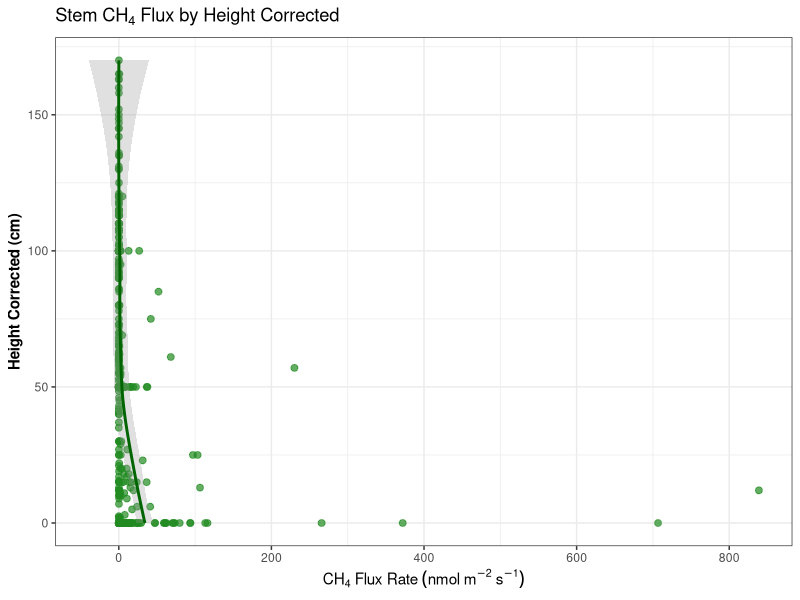
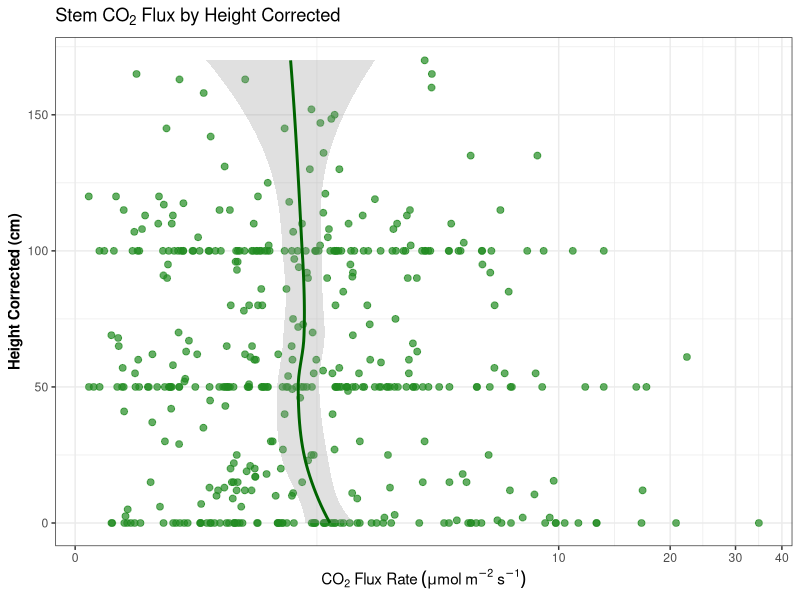
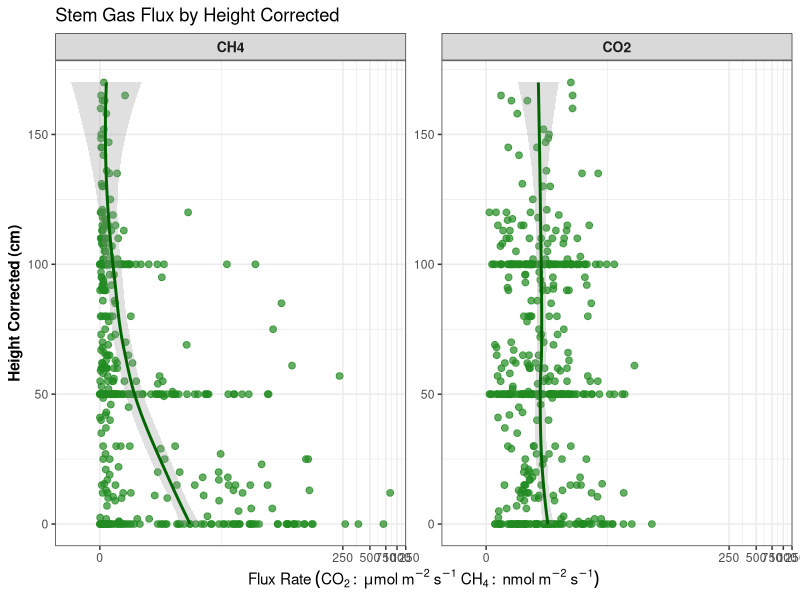
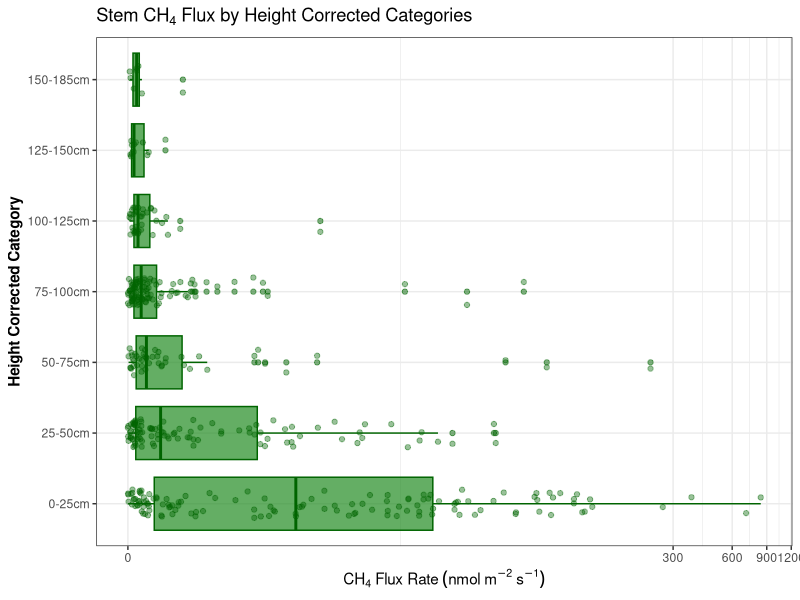
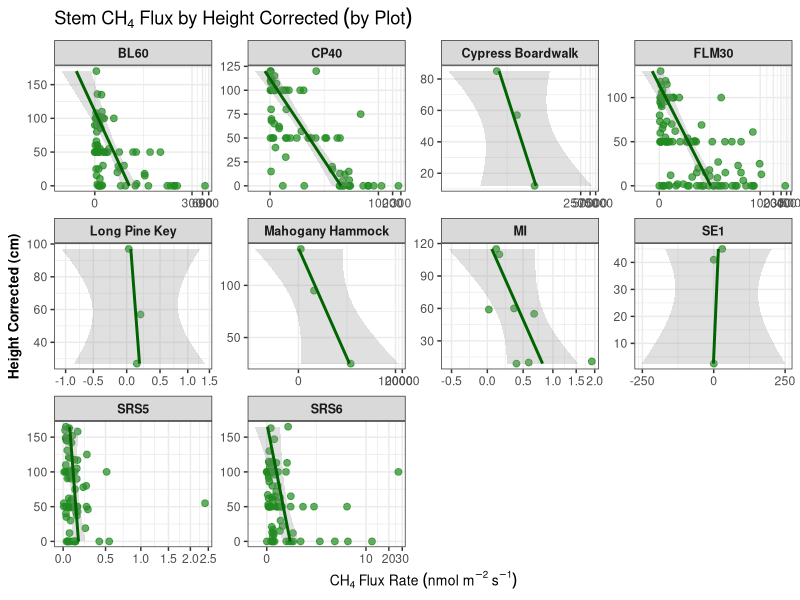
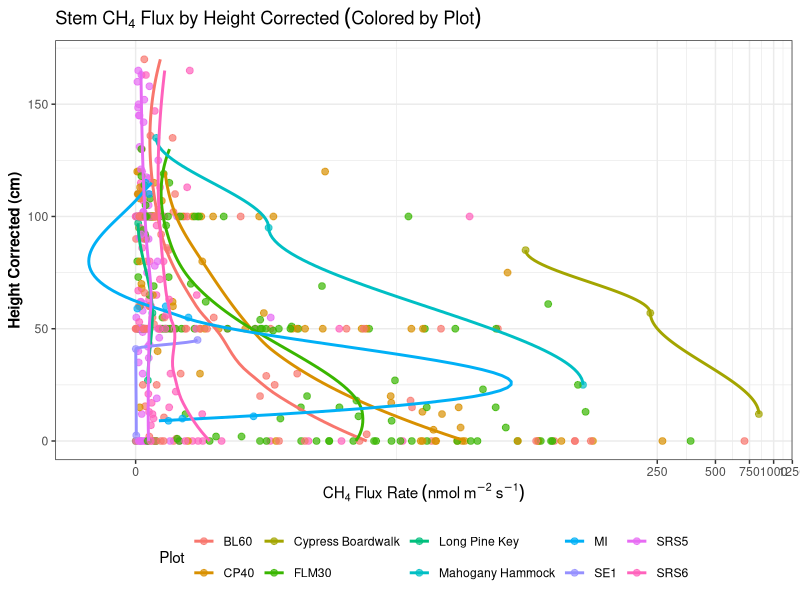
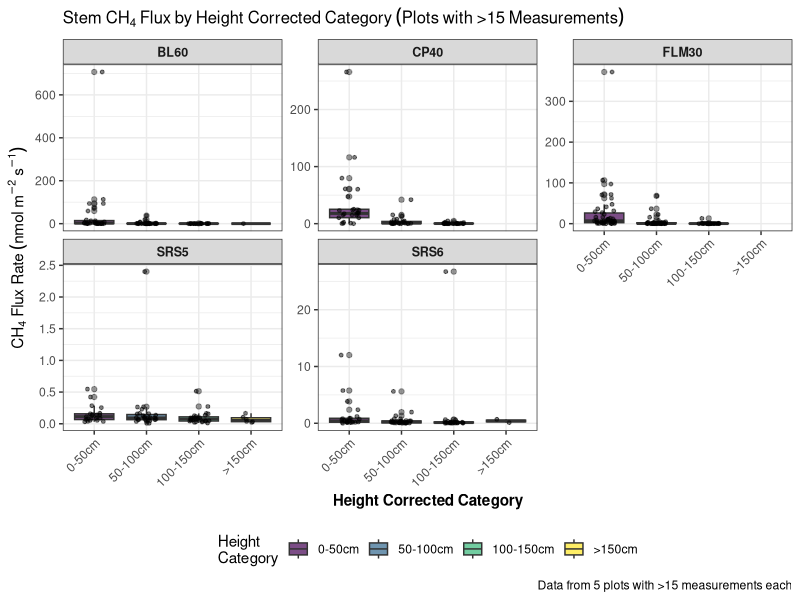
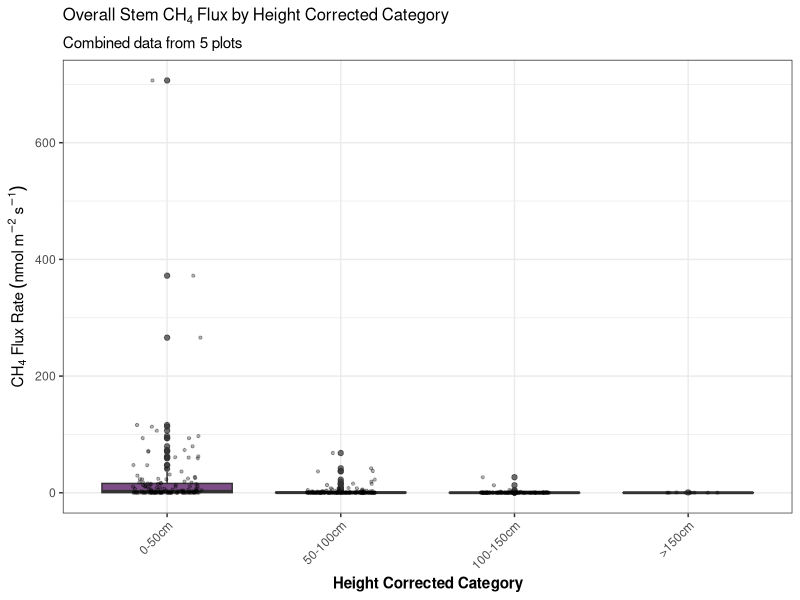

Write the R code that produced these figures, in order.
# Load required libraries
library(dplyr)
library(ggplot2)
library(tidyverse)

# Read the data (assumes you have this loaded)
df <- read.csv("output/combined_gas_flux_dataset.csv")

# First, let's check what the height_corrected values look like
print("Sample height_corrected values (character):")
print(head(df$height_corrected[df$component == "stem"], 20))

# Filter for stems only and convert height_corrected to numeric, filtering out negative heights
stem_data <- df %>%
  filter(component == "stem",
         !is.na(CH4_best.flux), 
         !is.na(CO2_best.flux),
         !is.na(height_corrected)) %>%  # Check for non-missing height_corrected first
  mutate(height_corrected_numeric = as.numeric(height_corrected)) %>%  # Convert height_corrected to numeric
  filter(!is.na(height_corrected_numeric),  # Remove rows where height_corrected conversion failed
         height_corrected_numeric >= 0,      # Filter out negative and zero heights
         CH4_best.flux >= 0,
         CO2_best.flux >= 0) %>%
  select(-height_corrected) %>%  # Remove original height_corrected column
  rename(height_corrected = height_corrected_numeric)  # Rename numeric version to height_corrected

# Check for any remaining negative heights (quality control)
print("Checking for negative heights after filtering:")
print(paste("Minimum height_corrected:", min(stem_data$height_corrected, na.rm = TRUE)))
print(paste("Any negative heights remaining?", any(stem_data$height_corrected < 0, na.rm = TRUE)))

# Filter to include only plots with 3 or more measurements
plot_counts <- stem_data %>%
  count(plot) %>%
  filter(n >= 3)

print("Plots with 3+ measurements:")
print(plot_counts)

# Filter stem_data to only include plots with sufficient measurements
stem_data <- stem_data %>%
  filter(plot %in% plot_counts$plot)

# Check the height_corrected data structure after conversion and filtering
print("Height corrected data summary for stems after conversion and filtering:")
print(summary(stem_data$height_corrected))
print("Number of stem measurements:")
print(nrow(stem_data))
print("Final plots with stem data:")
print(table(stem_data$plot))

# Define color for stems
stem_color <- "#228B22"  # Forest green

# Re-run just the CH4 plot
p_ch4_height <- stem_data %>%
  ggplot(aes(x = height_corrected, y = CH4_best.flux)) +
  geom_point(alpha = 0.7, size = 2, color = stem_color) +
  geom_smooth(method = "loess", se = TRUE, alpha = 0.3, color = "darkgreen", span = 0.8) +
  #scale_y_continuous(trans = "asinh") +
  coord_flip() +
  labs(
    title = expression(Stem~CH[4]~Flux~by~Height~Corrected),
    x = "Height Corrected (cm)",
    y = expression(CH[4]~Flux~Rate~(nmol~m^-2~s^-1))
  ) +
  theme_bw() +
  theme(
    axis.title = element_text(size = 11, face = "bold")
  )

print(p_ch4_height)
ggsave("output/figures/stem_ch4_vs_height.png", p_ch4_height, width = 8, height = 6, dpi = 300)

# 2. CO2 Flux by Height Corrected - Scatter plot for stems (height_corrected on y-axis after coord_flip)
p_co2_height <- stem_data %>%
  ggplot(aes(x = height_corrected, y = CO2_best.flux)) +
  geom_point(alpha = 0.7, size = 2, color = stem_color) +
  geom_smooth(method = "loess", se = TRUE, alpha = 0.3, color = "darkgreen", span = 0.8) +
  scale_y_continuous(trans = "asinh") +
  coord_flip() +
  labs(
    title = expression(Stem~CO[2]~Flux~by~Height~Corrected),
    x = "Height Corrected (cm)",
    y = expression(CO[2]~Flux~Rate~(mu*mol~m^-2~s^-1))
  ) +
  theme_bw() +
  theme(
    axis.title = element_text(size = 11, face = "bold")
  )

print(p_co2_height)
ggsave("output/figures/stem_co2_vs_height.png", p_co2_height, width = 8, height = 6, dpi = 300)

# 3. Combined CH4 and CO2 flux by height_corrected for stems (using coord_flip with less sensitive loess)
# Reshape data for combined plot
stem_combined <- stem_data %>%
  select(height_corrected, plot, month_year, CH4_best.flux, CO2_best.flux) %>%
  pivot_longer(cols = c(CH4_best.flux, CO2_best.flux), 
               names_to = "gas_type", 
               values_to = "flux_value") %>%
  mutate(gas_type = case_when(
    gas_type == "CH4_best.flux" ~ "CH4",
    gas_type == "CO2_best.flux" ~ "CO2"
  ))

p_combined_height <- stem_combined %>%
  ggplot(aes(x = height_corrected, y = flux_value)) +
  geom_point(alpha = 0.7, size = 2, color = stem_color) +
  geom_smooth(method = "loess", se = TRUE, alpha = 0.3, color = "darkgreen", span = 0.8) +
  facet_wrap(~gas_type, scales = "free_y") +
  scale_y_continuous(trans = "asinh") +
  coord_flip() +
  labs(
    title = "Stem Gas Flux by Height Corrected",
    x = "Height Corrected (cm)",
    y = expression(Flux~Rate~(CO[2]:~mu*mol~m^-2~s^-1~CH[4]:~nmol~m^-2~s^-1))
  ) +
  theme_bw() +
  theme(
    axis.title = element_text(size = 11, face = "bold"),
    strip.text = element_text(size = 10, face = "bold")
  )

print(p_combined_height)
ggsave("output/figures/stem_combined_flux_vs_height.png", p_combined_height, width = 10, height = 6, dpi = 300)

# 4. Height corrected binned analysis for stems (filter out NA height_corrected categories)
# Create height_corrected bins appropriate for 0-185 cm range
stem_data_binned <- stem_data %>%
  mutate(height_bin = cut(height_corrected, 
                          breaks = c(0, 25, 50, 75, 100, 125, 150, 185),
                          labels = c("0-25cm", "25-50cm", "50-75cm", "75-100cm", "100-125cm", "125-150cm", "150-185cm"),
                          include.lowest = TRUE)) %>%
  filter(!is.na(height_bin))  # Remove NA height_corrected categories

p_height_bins <- stem_data_binned %>%
  ggplot(aes(x = height_bin, y = CH4_best.flux)) +
  geom_boxplot(alpha = 0.7, outlier.alpha = 0.5, fill = stem_color, color = "darkgreen") +
  geom_jitter(alpha = 0.4, size = 1.5, width = 0.2, color = "darkgreen") +
  scale_y_continuous(trans = "asinh") +
  coord_flip() +
  labs(
    title = expression(Stem~CH[4]~Flux~by~Height~Corrected~Categories),
    x = "Height Corrected Category",
    y = expression(CH[4]~Flux~Rate~(nmol~m^-2~s^-1))
  ) +
  theme_bw() +
  theme(
    axis.title = element_text(size = 11, face = "bold")
  )

print(p_height_bins)
ggsave("output/figures/stem_ch4_height_bins.png", p_height_bins, width = 8, height = 6, dpi = 300)

# 5. Faceted by plot for stems (using less sensitive loess)
p_height_faceted <- stem_data %>%
  ggplot(aes(x = height_corrected, y = CH4_best.flux)) +
  geom_point(alpha = 0.7, size = 2, color = stem_color) +
  geom_smooth(method = "lm", se = TRUE, alpha = 0.3, color = "darkgreen") +
  facet_wrap(~plot, scales = "free") +
  scale_y_continuous(trans = "asinh") +
  coord_flip() +
  labs(
    title = expression(Stem~CH[4]~Flux~by~Height~Corrected~(by~Plot)),
    x = "Height Corrected (cm)",
    y = expression(CH[4]~Flux~Rate~(nmol~m^-2~s^-1))
  ) +
  theme_bw() +
  theme(
    axis.title = element_text(size = 10, face = "bold"),
    strip.text = element_text(size = 9, face = "bold")
  )

print(p_height_faceted)
ggsave("output/figures/stem_ch4_faceted_by_plot.png", p_height_faceted, width = 12, height = 8, dpi = 300)

# 6. Stem flux by height_corrected colored by plot (using less sensitive loess)
p_height_by_plot <- stem_data %>%
  ggplot(aes(x = height_corrected, y = CH4_best.flux, color = plot)) +
  geom_point(alpha = 0.7, size = 2) +
  geom_smooth(method = "loess", se = FALSE, alpha = 0.8, span = 0.8) +
  scale_y_continuous(trans = "asinh") +
  coord_flip() +
  labs(
    title = expression(Stem~CH[4]~Flux~by~Height~Corrected~(Colored~by~Plot)),
    x = "Height Corrected (cm)",
    y = expression(CH[4]~Flux~Rate~(nmol~m^-2~s^-1)),
    color = "Plot"
  ) +
  theme_bw() +
  theme(
    axis.title = element_text(size = 11, face = "bold"),
    legend.position = "bottom"
  )

print(p_height_by_plot)
ggsave("output/figures/stem_ch4_colored_by_plot.png", p_height_by_plot, width = 8, height = 6, dpi = 300)

# Summary statistics by height_corrected ranges for stems
height_summary <- stem_data_binned %>%
  group_by(height_bin) %>%
  summarise(
    n = n(),
    mean_height_corrected = mean(height_corrected, na.rm = TRUE),
    mean_ch4 = mean(CH4_best.flux, na.rm = TRUE),
    median_ch4 = median(CH4_best.flux, na.rm = TRUE),
    sd_ch4 = sd(CH4_best.flux, na.rm = TRUE),
    mean_co2 = mean(CO2_best.flux, na.rm = TRUE),
    median_co2 = median(CO2_best.flux, na.rm = TRUE),
    sd_co2 = sd(CO2_best.flux, na.rm = TRUE),
    .groups = 'drop'
  )

print("Summary statistics by height_corrected category for stems:")
print(height_summary)

# Correlation analysis for stems
correlation_results <- stem_data %>%
  summarise(
    ch4_height_corrected_cor = cor(height_corrected, asinh(CH4_best.flux), use = "complete.obs"),
    co2_height_corrected_cor = cor(height_corrected, asinh(CO2_best.flux), use = "complete.obs"),
    ch4_height_corrected_cor_linear = cor(height_corrected, CH4_best.flux, use = "complete.obs"),
    co2_height_corrected_cor_linear = cor(height_corrected, CO2_best.flux, use = "complete.obs"),
    n_obs = n()
  )

print("Correlation between height_corrected and flux for stems:")
print(correlation_results)

# Correlation by plot (only for plots with 5+ observations for reliable correlations)
correlation_by_plot <- stem_data %>%
  group_by(plot) %>%
  summarise(
    ch4_height_corrected_cor = cor(height_corrected, asinh(CH4_best.flux), use = "complete.obs"),
    co2_height_corrected_cor = cor(height_corrected, asinh(CO2_best.flux), use = "complete.obs"),
    n_obs = n(),
    .groups = 'drop'
  ) %>%
  filter(n_obs >= 5)  # Only show plots with at least 5 observations for reliable correlations

print("Correlation between height_corrected and flux by plot (plots with 5+ observations):")
print(correlation_by_plot)







# Load required libraries
library(dplyr)
library(ggplot2)
library(scales)  # For log scale labels

# Create height_corrected categories with your specified bins
stem_data_categorized <- stem_data %>%
  mutate(
    height_category = case_when(
      height_corrected >= 0 & height_corrected < 50 ~ "0-50cm",
      height_corrected >= 50 & height_corrected < 100 ~ "50-100cm", 
      height_corrected >= 100 & height_corrected < 150 ~ "100-150cm",
      height_corrected >= 150 ~ ">150cm",
      TRUE ~ NA_character_
    ),
    # Convert to factor with proper ordering
    height_category = factor(height_category, 
                             levels = c("0-50cm", "50-100cm", "100-150cm", ">150cm"))
  ) %>%
  # Remove rows with missing height_corrected categories
  filter(!is.na(height_category))

# Filter for plots with >15 measurements
plots_with_sufficient_data <- stem_data_categorized %>%
  count(plot) %>%
  filter(n > 15) %>%
  pull(plot)

# Filter the data to only include plots with >15 measurements
stem_data_final <- stem_data_categorized %>%
  filter(plot %in% plots_with_sufficient_data)

# Check how many plots and measurements we have
cat("Plots with >15 measurements:", length(plots_with_sufficient_data), "\n")
cat("Total measurements in filtered data:", nrow(stem_data_final), "\n")

# Create the faceted plot
p_stem_flux_faceted <- stem_data_final %>%
  ggplot(aes(x = height_category, y = CH4_best.flux)) +
  geom_boxplot(aes(fill = height_category), alpha = 0.7, outlier.alpha = 0.5) +
  geom_jitter(width = 0.2, alpha = 0.5, size = 1) +
  facet_wrap(~ plot, scales = "free_y", ncol = 3) +
  scale_fill_viridis_d(name = "Height\nCategory") +
  labs(
    title = expression(Stem~CH[4]~Flux~by~Height~Corrected~Category~(Plots~with~">15"~Measurements)),
    x = "Height Corrected Category",
    y = expression(CH[4]~Flux~Rate~(nmol~m^-2~s^-1)),
    caption = paste("Data from", length(plots_with_sufficient_data), "plots with >15 measurements each")
  ) +
  theme_bw() +
  theme(
    axis.text.x = element_text(angle = 45, hjust = 1),
    axis.title = element_text(size = 11, face = "bold"),
    plot.title = element_text(size = 12, face = "bold"),
    strip.text = element_text(size = 9, face = "bold"),
    legend.position = "bottom"
  )

print(p_stem_flux_faceted)
ggsave("output/figures/stem_ch4_height_category_boxplot.png", p_stem_flux_faceted, width = 12, height = 8, dpi = 300)

# Summary statistics by height_corrected category and plot
summary_stats <- stem_data_final %>%
  group_by(plot, height_category) %>%
  summarise(
    n = n(),
    mean_flux = mean(CH4_best.flux, na.rm = TRUE),
    median_flux = median(CH4_best.flux, na.rm = TRUE),
    sd_flux = sd(CH4_best.flux, na.rm = TRUE),
    .groups = "drop"
  )

print("Summary statistics by plot and height_corrected category:")
print(summary_stats)

# Optional: Create a summary plot showing overall patterns across height_corrected categories
p_overall_summary <- stem_data_final %>%
  ggplot(aes(x = height_category, y = CH4_best.flux)) +
  geom_boxplot(aes(fill = height_category), alpha = 0.7) +
  geom_jitter(width = 0.2, alpha = 0.3, size = 0.8) +
  scale_fill_viridis_d(name = "Height\nCategory") +
  labs(
    title = expression(Overall~Stem~CH[4]~Flux~by~Height~Corrected~Category),
    x = "Height Corrected Category", 
    y = expression(CH[4]~Flux~Rate~(nmol~m^-2~s^-1)),
    subtitle = paste("Combined data from", length(plots_with_sufficient_data), "plots")
  ) +
  theme_bw() +
  theme(
    axis.text.x = element_text(angle = 45, hjust = 1),
    axis.title = element_text(size = 11, face = "bold"),
    plot.title = element_text(size = 12, face = "bold"),
    legend.position = "none"
  )

print(p_overall_summary)
ggsave("output/figures/stem_ch4_height_category_overall.png", p_overall_summary, width = 8, height = 6, dpi = 300)



# Load required libraries
library(dplyr)
library(ggplot2)
library(scales)  # For log scale labels

# Create height_corrected categories with your specified bins
stem_data_categorized <- stem_data %>%
  mutate(
    height_category = case_when(
      height_corrected >= 0 & height_corrected < 50 ~ "0-50cm",
      height_corrected >= 50 & height_corrected < 100 ~ "50-100cm", 
      height_corrected >= 100 & height_corrected < 150 ~ "100-150cm",
      height_corrected >= 150 ~ ">150cm",
      TRUE ~ NA_character_
    ),
    # Convert to factor with proper ordering
    height_category = factor(height_category, 
                             levels = c("0-50cm", "50-100cm", "100-150cm", ">150cm"))
  ) %>%
  # Remove rows with missing height_corrected categories
  filter(!is.na(height_category))

# Filter for plots with >15 measurements
plots_with_sufficient_data <- stem_data_categorized %>%
  count(plot) %>%
  filter(n > 15) %>%
  pull(plot)

# Filter the data to only include plots with >15 measurements
stem_data_final <- stem_data_categorized %>%
  filter(plot %in% plots_with_sufficient_data)

# Check how many plots and measurements we have
cat("Plots with >15 measurements:", length(plots_with_sufficient_data), "\n")
cat("Total measurements in filtered data:", nrow(stem_data_final), "\n")

# Create the faceted plot with height_corrected on y-axis and log scale for flux
p_stem_flux_faceted <- stem_data_final %>%
  ggplot(aes(x = CH4_best.flux, y = height_category)) +
  geom_boxplot(aes(fill = height_category), alpha = 0.7, outlier.alpha = 0.5) +
  geom_jitter(height = 0.2, alpha = 0.5, size = 1) +
  facet_wrap(~ plot, scales = "free_x", ncol = 3) +
  scale_x_continuous(trans = "asinh", breaks = c(0, 0.1, 1, 10, 100, 1000)) +
  scale_fill_viridis_d(name = "Height\nCategory") +
  labs(
    title = expression(Stem~CH[4]~Flux~by~Height~Corrected~Category~(Plots~with~">15"~Measurements)),
    y = "Height Corrected Category",
    x = expression(CH[4]~Flux~Rate~(nmol~m^-2~s^-1)~-~Asinh~Scale),
    caption = paste("Data from", length(plots_with_sufficient_data), "plots with >15 measurements each")
  ) +
  theme_bw() +
  theme(
    axis.title = element_text(size = 11, face = "bold"),
    plot.title = element_text(size = 12, face = "bold"),
    strip.text = element_text(size = 9, face = "bold"),
    legend.position = "bottom"
  )

print(p_stem_flux_faceted)
ggsave("output/figures/stem_ch4_height_category_asinh.png", p_stem_flux_faceted, width = 12, height = 8, dpi = 300)


# Create the faceted plot — clean version (no title)
p_stem_flux_clean <- stem_data_final %>%
  ggplot(aes(x = CH4_best.flux, y = height_category)) +
  geom_boxplot(aes(fill = height_category), alpha = 0.7, outlier.alpha = 0.5) +
  geom_jitter(height = 0.2, alpha = 0.5, size = 1) +
  facet_wrap(~ plot, ncol = 3) +
  scale_x_continuous(trans = "asinh", breaks = c(0, 0.1, 1, 10, 100, 1000)) +
  scale_fill_viridis_d(name = "Height\nCategory") +
  labs(
    #title = expression(Stem~CH[4]~Flux~by~Height~Corrected~Category~(Plots~with~">15"~Measurements)),
    y = "Height Corrected Category",
    x = expression(CH[4]~Flux~Rate~(nmol~m^-2~s^-1)~-~Asinh~Scale),
    #caption = paste("Data from", length(plots_with_sufficient_data), "plots with >15 measurements each")
  ) +
  theme_bw() +
  theme(
    axis.title = element_text(size = 11, face = "bold"),
    plot.title = element_text(size = 12, face = "bold"),
    strip.text = element_text(size = 9, face = "bold"),
    legend.position = "none"
  )

print(p_stem_flux_clean)
ggsave("output/figures/stem_ch4_height_category_clean.png", p_stem_flux_clean, width = 12, height = 8, dpi = 300)

# Summary statistics by height_corrected category and plot
summary_stats <- stem_data_final %>%
  group_by(plot, height_category) %>%
  summarise(
    n = n(),
    mean_flux = mean(CH4_best.flux, na.rm = TRUE),
    median_flux = median(CH4_best.flux, na.rm = TRUE),
    sd_flux = sd(CH4_best.flux, na.rm = TRUE),
    .groups = "drop"
  )

print("Summary statistics by plot and height_corrected category:")
print(summary_stats)

# Optional: Create a summary plot showing overall patterns across height_corrected categories
p_overall_summary <- stem_data_final %>%
  ggplot(aes(x = CH4_best.flux, y = height_category)) +
  geom_boxplot(aes(fill = height_category), alpha = 0.7) +
  geom_jitter(height = 0.2, alpha = 0.3, size = 0.8) +
  scale_x_continuous(trans = "asinh", breaks = c(0, 0.1, 1, 10, 100, 1000)) +
  scale_fill_viridis_d(name = "Height\nCategory") +
  labs(
    title = expression(Overall~Stem~CH[4]~Flux~by~Height~Corrected~Category),
    y = "Height Corrected Category", 
    x = expression(CH[4]~Flux~Rate~(nmol~m^-2~s^-1)~-~Asinh~Scale),
    subtitle = paste("Combined data from", length(plots_with_sufficient_data), "plots")
  ) +
  theme_bw() +
  theme(
    axis.title = element_text(size = 11, face = "bold"),
    plot.title = element_text(size = 12, face = "bold"),
    legend.position = "none"
  )

print(p_overall_summary)


# Optional: Create a summary plot showing overall patterns across height_corrected categories
p_overall_summary <- stem_data_final %>%
  ggplot(aes(x = CH4_best.flux, y = height_category)) +
  geom_boxplot(aes(fill = height_category), alpha = 0.7) +
  geom_jitter(height = 0.2, alpha = 0.3, size = 0.8) +
  scale_x_continuous(trans = "asinh", breaks = c(0, 0.1, 1, 10, 100, 1000)) +
  #xlim(-1, 100)+
  scale_fill_viridis_d(name = "Height\nCategory") +
  labs(
    title = expression(Overall~Stem~CH[4]~Flux~by~Height~Corrected~Category),
    y = "Height Corrected Category", 
    x = expression(CH[4]~Flux~Rate~(nmol~m^-2~s^-1)~-~Asinh~Scale),
    subtitle = paste("Combined data from", length(plots_with_sufficient_data), "plots")
  ) +
  theme_bw() +
  theme(
    axis.title = element_text(size = 11, face = "bold"),
    plot.title = element_text(size = 12, face = "bold"),
    legend.position = "none"
  )

print(p_overall_summary)








# Load required libraries
library(dplyr)
library(ggplot2)
library(ggridges)
library(scales)

# Create site bins and filter data
stem_data_ridge <- stem_data_final %>%
  mutate(
    site_bin = case_when(
      plot %in% c("SRS5", "SRS6") ~ "healthy",
      plot %in% c("BL60") ~ "regenerating", 
      plot %in% c("FLM30", "CP40") ~ "ghost",
      TRUE ~ NA_character_
    )
  ) %>%
  # Filter to only include the specified sites
  filter(!is.na(site_bin)) %>%
  # Convert site_bin to factor with desired order
  mutate(site_bin = factor(site_bin, levels = c("healthy", "regenerating", "ghost")))

# Create ridge plot
p_ridge_by_site <- stem_data_ridge %>%
  ggplot(aes(x = CH4_best.flux, y = height_category, fill = site_bin)) +
  geom_density_ridges(alpha = 0.7, scale = 0.9, bandwidth = 0.5) +
  scale_x_continuous(trans = "asinh", breaks = c(0, 0.1, 1, 10, 100, 1000)) +
  scale_fill_manual(values = c("healthy" = "#228B22", "regenerating" = "#808080", "ghost" = "#8B4513"), 
                    name = "Site\nCondition") +
  labs(
    title = expression(Stem~CH[4]~Flux~Distribution~by~Height~Corrected~Category~and~Site~Condition),
    y = "Height Corrected Category", 
    x = expression(CH[4]~Flux~Rate~(nmol~m^-2~s^-1)~-~Asinh~Scale)
  ) +
  theme_bw() +
  theme(
    axis.title = element_text(size = 11, face = "bold"),
    plot.title = element_text(size = 12, face = "bold"),
    legend.position = "right"
  )

print(p_ridge_by_site)
ggsave("output/figures/stem_ch4_ridges_by_site.png", p_ridge_by_site, width = 10, height = 6, dpi = 300)






# Load required libraries
library(dplyr)
library(ggplot2)
library(cowplot)
library(scales)

# Create site bins and filter data
stem_data_ridge <- stem_data_final %>%
  mutate(
    site_bin = case_when(
      plot %in% c("SRS5", "SRS6") ~ "healthy",
      plot %in% c("BL60") ~ "regenerating", 
      plot %in% c("FLM30", "CP40") ~ "ghost",
      TRUE ~ NA_character_
    )
  ) %>%
  # Filter to only include the specified sites
  filter(!is.na(site_bin)) %>%
  # Convert site_bin to factor with desired order
  mutate(site_bin = factor(site_bin, levels = c("healthy", "regenerating", "ghost")))

# Define colors
site_colors <- c("healthy" = "#228B22", "regenerating" = "#808080", "ghost" = "#8B4513")

# Create density plot (top portion)
density_plot <- stem_data_ridge %>%
  ggplot(aes(x = CH4_best.flux, fill = site_bin)) +
  geom_density(alpha = 0.7, adjust = 1.5, position = 'identity') +
  facet_wrap(~height_category, nrow = 1) +
  scale_x_continuous(trans = "asinh", breaks = c(0, 0.1, 1, 10, 100, 1000)) +
  scale_fill_manual(values = site_colors) +
  labs(fill = "Site\nCondition") +
  theme_classic() +
  theme(
    axis.title.x = element_blank(),
    axis.text.x = element_blank(),
    axis.ticks.x = element_blank(),
    legend.position = "none",
    strip.text = element_text(size = 10, face = "bold"),
    plot.margin = margin(t = 10, r = 5, b = 0, l = 5)
  )

# Create box/jitter plot (bottom portion)
box_jitter_plot <- stem_data_ridge %>%
  ggplot(aes(x = CH4_best.flux, y = site_bin, fill = site_bin)) +
  geom_jitter(height = 0.2, width = 0, alpha = 0.4, size = 1) +
  geom_boxplot(width = 0.4, alpha = 0.7) +
  facet_wrap(~height_category, nrow = 1) +
  scale_x_continuous(trans = "asinh", breaks = c(0, 0.1, 1, 10, 100, 1000)) +
  scale_fill_manual(values = site_colors) +
  labs(
    x = expression(CH[4]~Flux~Rate~(nmol~m^-2~s^-1)),
    y = "Site Condition",
    fill = "Site\nCondition"
  ) +
  theme_classic() +
  theme(
    axis.text.x = element_text(angle = 45, hjust = 1),
    strip.text = element_blank(),  # Remove strip text since it's in the top plot
    legend.position = "right",
    plot.margin = margin(t = 0, r = 5, b = 10, l = 5)
  )

# Align and combine the plots
aligned <- align_plots(density_plot, box_jitter_plot, align = "v", axis = "tblr")
p1 <- ggdraw(aligned[[1]])
p2 <- ggdraw(aligned[[2]])

# Create final rainfall plot
rainfall_plot <- plot_grid(p1, p2, ncol = 1, align = "v", rel_heights = c(1, 2))

print(rainfall_plot)
ggsave("output/figures/stem_ch4_rainfall_by_site.png", rainfall_plot, width = 12, height = 10, dpi = 300)
